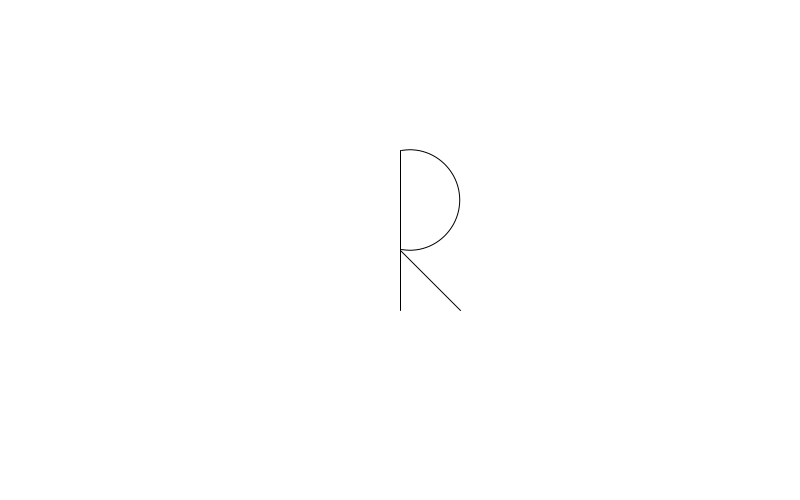
Frame 1 (no input)
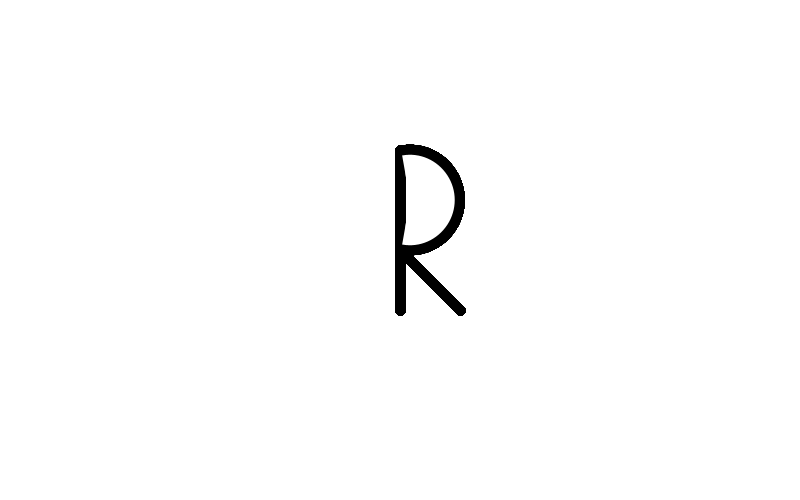
Frame 60 (the mouse pressed at the canvas centre just before this capture)
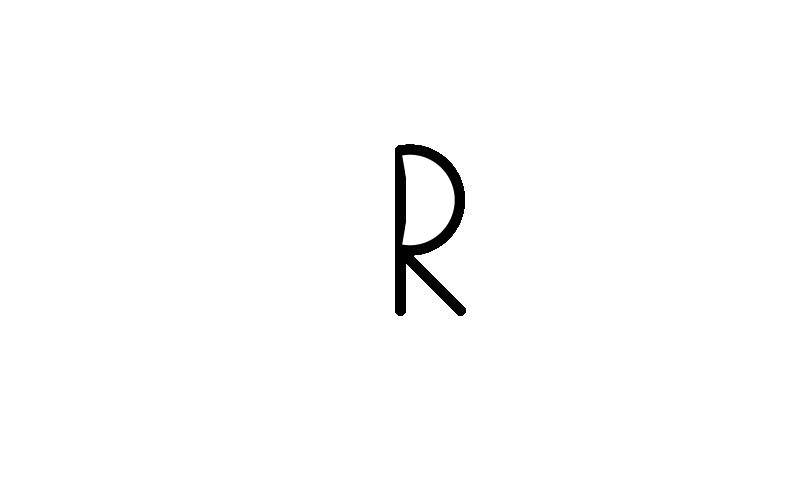
Frame 120 (the mouse held since frame 60 and released just before this capture)

The Processing sketch that drew these frames (run headless with seeded random() and noise(); from frame 60 on, the mouse is pressed at the canvas centre):

// Processing sketch: first_letter_of_name
// ── first_letter_of_name.pde
void setup(){
  size(800, 500);
  background(255, 255, 255);
  
  surface.setTitle("First Letter of my Name");
}

void draw(){
  line(400, 250, 460, 310);
  line(400, 150, 400, 310);
  arc(410, 200, 100, 100, radians(260), radians(460));
  
  strokeWeight(10);
  
  save("first_letter.jpg");
}
